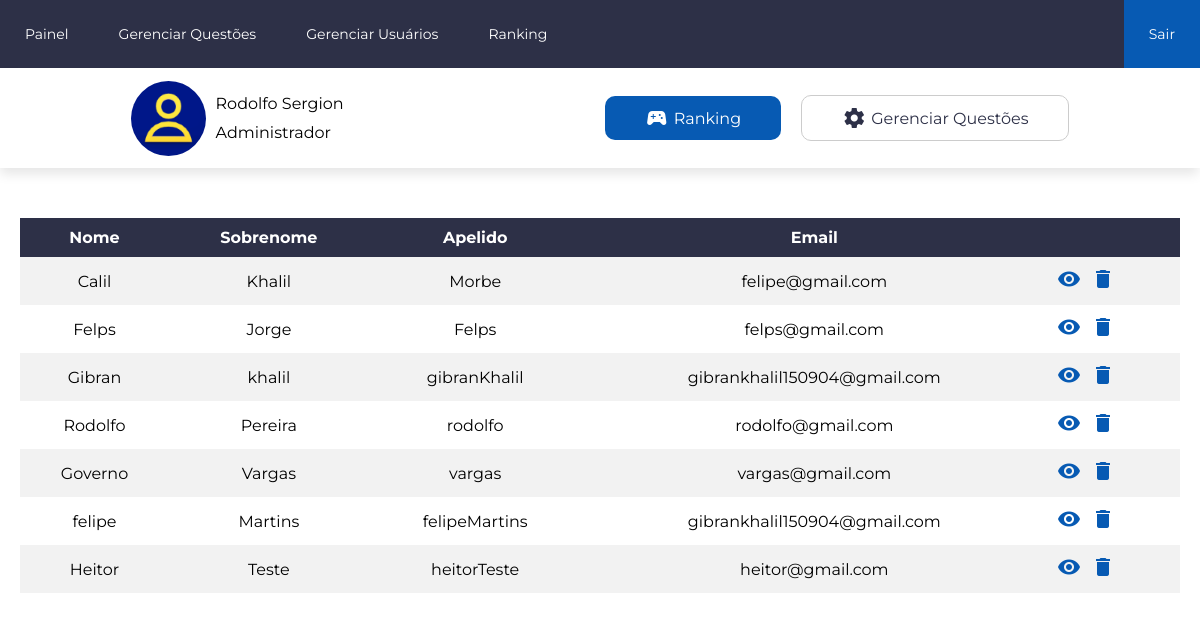
/adm/gerenciarUsuarios.php (signed in), run on the app's committed database.
### tables this page shows
CREATE TABLE `administrador` (
  `id_adm` int(11) NOT NULL,
  `nome` varchar(100) NOT NULL,
  `sobrenome` varchar(100) NOT NULL,
  `email` varchar(255) NOT NULL,
  `senha` varchar(255) NOT NULL,
  `apelido` varchar(100) NOT NULL,
  `foto` text NOT NULL
);

CREATE TABLE `usuario` (
  `id_usuario` int(11) NOT NULL,
  `nome` varchar(100) NOT NULL,
  `sobrenome` varchar(100) NOT NULL,
  `email` varchar(255) NOT NULL,
  `senha` varchar(255) NOT NULL,
  `foto` text NOT NULL,
  `apelido` varchar(20) NOT NULL,
  `pontos` int(11) NOT NULL
);

### backend/dao/UserDAO.php (called while the page is built, shortened)
<?php
class UserDAO implements IUserDAO
{
    private $Conn;
    public function __construct(PDO $conn)
    {
        $this->Conn = $conn;
    }
    public function getDadosADM($id_usuario)
    {
        $stmt = $this->Conn->prepare("SELECT * FROM administrador WHERE id_adm = :id_usuario");
        $stmt->bindParam(":id_usuario", $id_usuario);
        $stmt->execute();
        $row = $stmt->fetch(PDO::FETCH_ASSOC);
        return $row;
    }
    public function buscarTodos()
    {
        $stmt = $this->Conn->prepare("SELECT * FROM usuario");
        $stmt->execute();
        $row = $stmt->fetchAll(PDO::FETCH_ASSOC);
        return $row;
    }
}

### adm/gerenciarUsuarios.php (the view, shortened to what this page needs)
<?php
require_once("../content/painel.php");
require_once("../backend/dao/UserDAO.php");
$alunos = new UserDAO($conn);
$todosAlunos = $alunos->buscarTodos();
?>
<main class="gerenciarQuestoes-container">
    <div class="ranking-table">
        <table class="table">
            <thead>
                <tr>
                    <th>Nome</th>
                    <th>Sobrenome</th>
                    <th>Apelido</th>
                    <th>Email</th>
                    <th></th>
                </tr>
            </thead>
            <tbody>
                <?php foreach ($todosAlunos as $aluno) : ?>
                    <tr>
                        <td><?= $aluno["nome"] ?></td>
                        <td><?= $aluno["sobrenome"] ?></td>
                        <td><?= $aluno["apelido"] ?></td>
                        <td><?= $aluno["email"] ?></td>
                        <td class="actions">
                            <a href="../adm/visualizarUsuario.php?id=<?= $aluno["id_usuario"] ?>" class="actionslinks"><i class="material-icons">visibility</i></a>
                            <form action="../backend/bd_usuario.php" method="POST">
                                <button class="actionslinks"><i class="material-icons">delete</i></button>
                            </form>
                        </td>
                    </tr>
                <?php endforeach ?>
            </tbody>
        </table>
    </div>
</main>

### content/painel.php (shortened to what this page needs)
<?php
require_once("header.php");
require_once("../backend/conexao.php");
require_once("../backend/dao/UserDAO.php");
$userDAO = new UserDAO($conn);
if (!isset($_SESSION)) {
    session_start();
} else {
    $id = $_SESSION["id_usuario"];
    $adm = $_SESSION["adm"];
    if ($adm == false) {
        $Usuario = $userDAO->getDados($id);
    } else {
        $Usuario = $userDAO->getDadosADM($id);
    }
}
?>
<div id="userMenu-container">
    <div id="userDetails">
        <img src="../img/fotos_perfil/<?= $Usuario["foto"];?>" id="userImg" alt="fotoperfil" name="foto">
        <div id="userDetails-txt">
            <p><?= $Usuario['nome'] ?> <?= $Usuario['sobrenome'] ?></p>
            <?php if ($adm == false) : ?>
                <p>Pontos: <?= $Usuario['pontos'] ?></p>
            <?php else : ?>
                <p>Administrador</p>
            <?php endif ?>
        </div>
    </div>
    <div id="userActions">
        <a href="../pages/ranking.php" class="action-link"><i class="material-icons">sports_esports</i> Ranking</a>
        <?php if ($adm == false) : ?>
            <a href="../pages/perfil.php" class="action-link"><i class="material-icons">account_circle</i>Perfil</a>
        <?php else : ?>
            <a href="../adm/gerenciarQuestoes.php" class="action-link"><i class="material-icons">settings</i>Gerenciar Questões</a>
        <?php endif ?>
    </div>
</div>

### css/style.css (style rules this page uses)
* { font-family: 'Montserrat', sans-serif; box-sizing: border-box; padding: 0; margin: 0; }
#userMenu-container { justify-content: space-around; align-items: center; width: 100%; height: 100px; background-color: #ffffff; box-shadow: -1px 7px 11px -1px rgba(0, 0, 0, 0.1); }
#userDetails, #user, #userMenu-container, #userActions, .action-link { display: flex; }
#userDetails { align-items: center; gap: 10px; }
#userImg { width: 75px; height: 75px; border-radius: 50%; }
#userDetails-txt p { margin: 10px 0; }
#userActions { gap: 20px; }
.action-link, #userActions { align-items: center; }
.action-link { text-decoration: none; padding: 10px 40px; border-radius: 10px; transition: 0.3s; }
.action-link:first-child { color: #fff; background-color: #075AB3; }
.action-link:last-child { color: #2D3047; border: 1px solid #ccc; }
.action-link i { margin-right: 5px; }
.ranking-table { width: 100%; display: flex; justify-content: center; margin: 50px 0; }
.ranking-table .table { margin: 0 20px; width: 100%; border-collapse: collapse; }
.ranking-table td { text-align: center; }
tr:nth-child(odd) { background-color: #f2f2f2; }
th, td { padding: 10px; border-bottom: 1px solid #94958B solid #ddd; }
th { background-color: #2D3047; color: #fff }
.gerenciarQuestoes-container { flex-direction: column; display: flex; justify-content: center; align-items: center; }
.actions { display: flex; gap: 10px; }
.actionslinks { text-decoration: none; border: none; background-color: transparent; color: #075AB3; transition: 0.3s; }

### data on the page
administrador: foto (placeholder picture), nome "Rodolfo", sobrenome "Sergion"
usuario: nome "Calil", sobrenome "Khalil", apelido "Morbe", email "felipe@gmail.com"
usuario: nome "Felps", sobrenome "Jorge", apelido "Felps", email "felps@gmail.com"
usuario: nome "Gibran", sobrenome "khalil", apelido "gibranKhalil", email "gibrankhalil150904@gmail.com"
usuario: nome "Rodolfo", sobrenome "Pereira", apelido "rodolfo", email "rodolfo@gmail.com"
usuario: nome "Governo", sobrenome "Vargas", apelido "vargas", email "vargas@gmail.com"
usuario: nome "felipe", sobrenome "Martins", apelido "felipeMartins", email "gibrankhalil150904@gmail.com"
usuario: nome "Heitor", sobrenome "Teste", apelido "heitorTeste", email "heitor@gmail.com"
